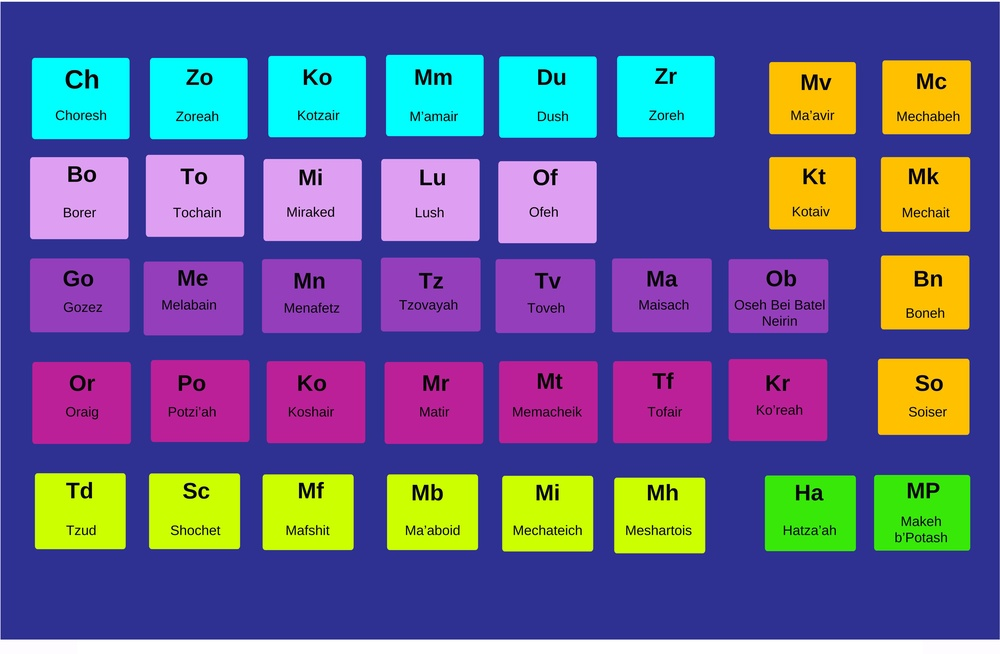
#> input picture chart.jpg, 1000 x 654 px, shrunk from 3900 x 2550 before the run
$ python extract_all_auto.py
#> lines starting #> are read from the running program, lines starting #| are printed output that depends on the picture; after the words box and inside, x2 and y2 are one past the last pixel; in counts of white or black regions, pixels touching at a corner belong together
#!/usr/bin/env python3
from PIL import Image
import numpy as np
import os

# Open the chart image
img = Image.open('chart.jpg')
#> img is the input picture: PIL image 1000x654 RGB; mean R, G, B 98.8, 97.6, 143.4
width, height = img.size
#> width = 1000; height = 654
print(f"Image dimensions: {width}x{height}")
#| Image dimensions: 1000x654

# Convert to numpy array
img_array = np.array(img)

# Sample background color from edges
edge_samples = []
edge_samples.append(img_array[20, width//2])  # top middle
edge_samples.append(img_array[height-20, width//2])  # bottom middle
edge_samples.append(img_array[height//2, 20])  # left middle
edge_samples.append(img_array[height//2, width-20])  # right middle

bg_color = np.median(edge_samples, axis=0).astype(int)
#> bg_color = [46, 49, 146]
print(f"Detected background color (RGB): {bg_color}")
#| Detected background color (RGB): [ 46  49 146]

# Create mask - more sensitive to catch rounded edges
def is_block_color(pixel, bg, tolerance=60):
    """Lower tolerance to catch more edge pixels including rounded corners"""
    diff = np.abs(pixel.astype(int) - bg.astype(int))
    return np.sum(diff) > tolerance

print("Creating mask...")
mask = np.zeros((height, width), dtype=np.uint8)
for y in range(height):
    for x in range(width):
        if is_block_color(img_array[y, x], bg_color):
            mask[y, x] = 255
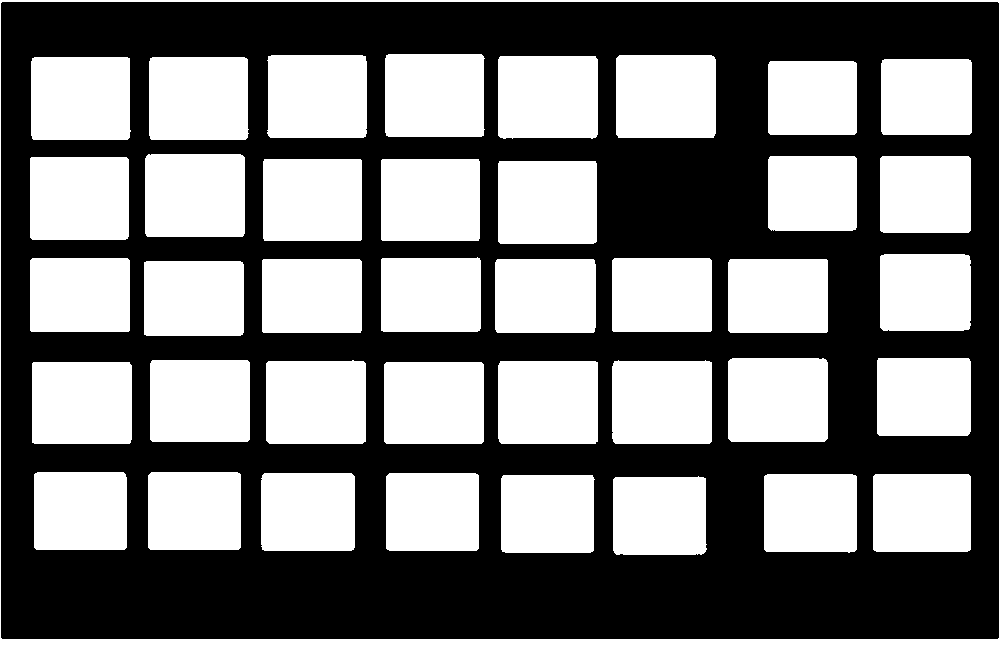
#> mask: shape (654, 1000); 48.6% white; 40 white regions, largest, box (x1, y1, x2, y2) and area: (0, 0, 1000, 654) 18278, (728, 358, 828, 442) 8370, (266, 360, 366, 444) 8285

# Find blocks using projection method
print("Finding blocks...")

# Lower threshold to catch more edge content
row_sums = np.sum(mask, axis=1)
rows_with_content = row_sums > width * 5  # More sensitive

# Find groups of rows
block_rows = []
in_block = False
start_row = 0

for i, has_content in enumerate(rows_with_content):
    if has_content and not in_block:
        start_row = i
        in_block = True
    elif not has_content and in_block:
        block_rows.append((start_row, i-1))
        in_block = False

if in_block:
    block_rows.append((start_row, len(rows_with_content)-1))

# For each row, find individual blocks
all_blocks = []
for start_y, end_y in block_rows:
    row_mask = mask[start_y:end_y+1, :]
    col_sums = np.sum(row_mask, axis=0)
    cols_with_content = col_sums > (end_y - start_y) * 5  # More sensitive

    in_block = False
    start_col = 0

    for i, has_content in enumerate(cols_with_content):
        if has_content and not in_block:
            start_col = i
            in_block = True
        elif not has_content and in_block:
            block = (start_col, start_y, i-1, end_y)
            block_width = i - start_col
            block_height = end_y - start_y + 1
            if block_width > 200 and block_height > 200:
                all_blocks.append(block)
            in_block = False

    if in_block:
        block = (start_col, start_y, len(cols_with_content)-1, end_y)
        block_width = len(cols_with_content) - start_col
        block_height = end_y - start_y + 1
        if block_width > 200 and block_height > 200:
            all_blocks.append(block)

print(f"Found {len(all_blocks)} blocks")
#| Found 0 blocks

# Define the melachot in order (left to right, top to bottom)
melachot_order = [
    # Row 1 (8 blocks)
    "Choresh", "Zoreah", "Kotzair", "Ma'amir", "Dush", "Zoreh", "Ma'avir", "Mechabeh",
    # Row 2 (7 blocks)
    "Borer", "Tochain", "Miraked", "Lush", "Ofeh", "Kotaiv", "Mechait",
    # Row 3 (8 blocks)
    "Goez", "Melabain", "Menafetz", "Tzovayah", "Toveh", "Maisach", "Oseh Bei Batel Neirin", "Boneh",
    # Row 4 (8 blocks)
    "Oraig", "Potzi'ah", "Koshair", "Matir", "Memacheik", "Tofair", "Ko'reah", "Soiser",
    # Row 5 (8 blocks)
    "Tzud", "Shochet", "Mafshit", "Ma'aboid", "Mechateich", "Meshartois", "Hatza'ah", "Makeh b'Potash",
]

# Create images directory
os.makedirs('images', exist_ok=True)

# Extract all blocks
for i, (x1, y1, x2, y2) in enumerate(all_blocks):
    if i >= len(melachot_order):
        print(f"Warning: More blocks than expected melachot names")
        break

    name = melachot_order[i]

    # Crop with a generous margin to ensure we get the full block including rounded corners
    # Rounded corners need extra space beyond the detected rectangular bounds
    margin = 20
    x1_crop = max(0, x1 - margin)
    y1_crop = max(0, y1 - margin)
    x2_crop = min(width, x2 + margin)
    y2_crop = min(height, y2 + margin)

    block = img.crop((x1_crop, y1_crop, x2_crop, y2_crop))

    # Create filename
    filename = name.lower().replace("'", "").replace(" ", "_")
    output_path = f'images/{filename}.png'

    # Save
    block.save(output_path)
    print(f"{i+1}. Extracted '{name}' -> {output_path}")

print(f"\n✓ Successfully extracted {len(all_blocks)} melacha blocks!")
#| ✓ Successfully extracted 0 melacha blocks!
